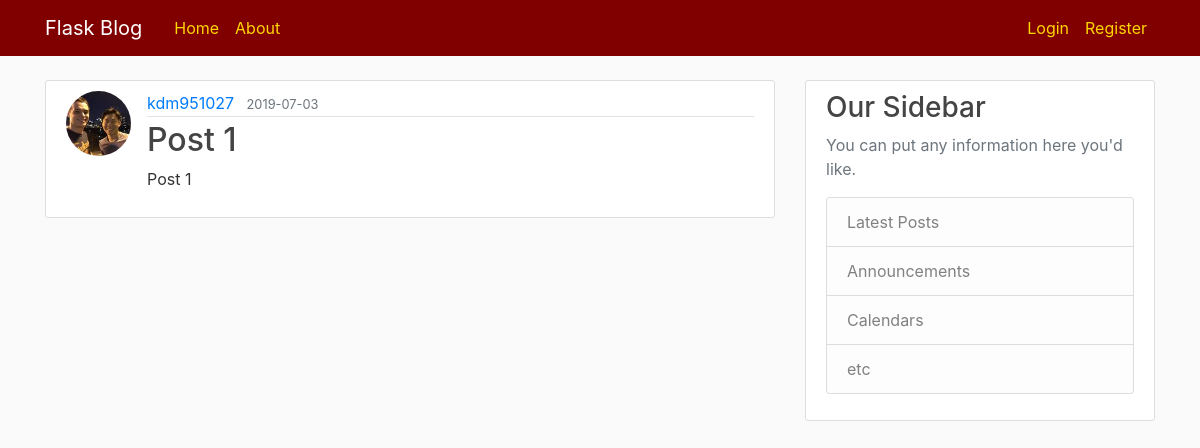
The page /post/2 on the database as committed earlier.
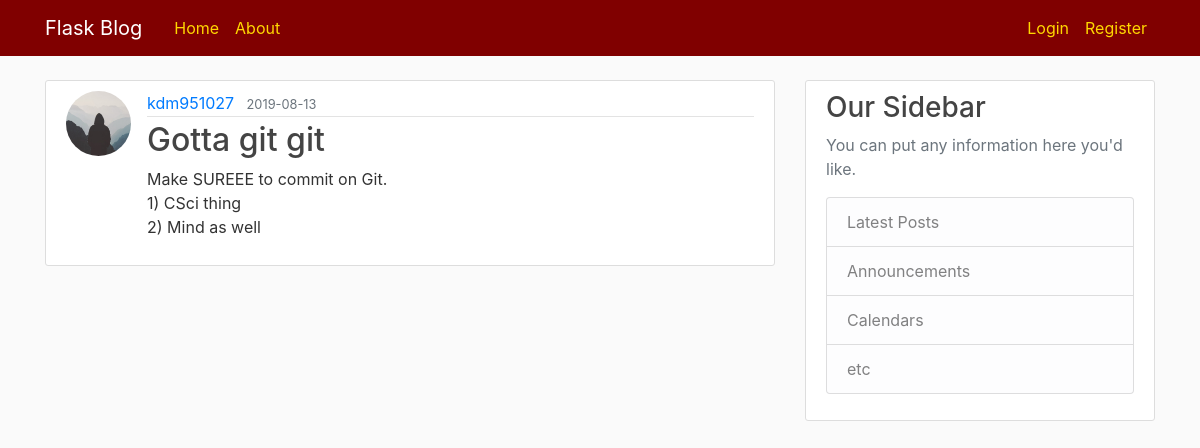
The same page on the database as committed later.
### flaskblog/models.py (models this page shows, shortened)
class User(db.Model, UserMixin):
    id = db.Column(db.Integer, primary_key=True)
    username = db.Column(db.String(20), unique=True, nullable=False)
    email = db.Column(db.String(120), unique=True, nullable=False)
    image_file = db.Column(db.String(20), nullable=False, default='default.jpg')
    password = db.Column(db.String(60), nullable=False)
    posts = db.relationship('Post', backref='author', lazy=True)

class Post(db.Model):
    id = db.Column(db.Integer, primary_key=True)
    title = db.Column(db.String(100), nullable=False)
    date_posted = db.Column(db.DateTime, nullable=False, default=datetime.utcnow)
    content = db.Column(db.Text, nullable=False)
    user_id = db.Column(db.Integer, db.ForeignKey('user.id'), nullable=False)

### flaskblog/posts/routes.py (the view)
@posts.route("/post/<int:post_id>")
def post(post_id):
    post = Post.query.get_or_404(post_id)
    return render_template('post.html', title=post.title, post=post)

### flaskblog/templates/post.html (shortened to what this page needs)
{%extends "layout.html"%}
{%block content%}
  <article class="media content-section">
    <img class="rounded-circle article-img" src="{{ url_for('static', filename='profile_pics/'+post.author.image_file ) }}">
    <div class="media-body">
      <div class="article-metadata">
        <a class="mr-2" href="{{ url_for('users.user_posts', username=post.author.username) }}">{{ post.author.username }}</a>
        <small class="text-muted">{{ post.date_posted.strftime('%Y-%m-%d') }}</small>
      </div>
      <h2 class="article-title">{{ post.title }}</h2>
      <p class="article-content">{{ post.content }}</p>
    </div>
  </article>
{%endblock content%}

Rows that differ between the two databases and show on the page:
changed User "kdm951027": image_file: picture removed, a placeholder shows
changed Post: date_posted "2019-07-03" → "2019-08-13"; title "Post 1" → "Gotta git git"; content "Post 1" → "Make SUREEE to commit on Git. 1) CSci thing 2) Mind as well"
